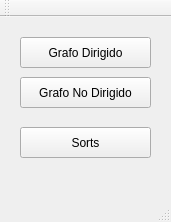
<?xml version="1.0" encoding="UTF-8"?>
<ui version="4.0">
 <class>MainWindow</class>
 <widget class="QMainWindow" name="MainWindow">
  <property name="geometry">
   <rect>
    <x>0</x>
    <y>0</y>
    <width>171</width>
    <height>222</height>
   </rect>
  </property>
  <property name="windowTitle">
   <string>MainWindow</string>
  </property>
  <widget class="QWidget" name="centralWidget">
   <widget class="QPushButton" name="pushButton">
    <property name="geometry">
     <rect>
      <x>20</x>
      <y>20</y>
      <width>131</width>
      <height>31</height>
     </rect>
    </property>
    <property name="text">
     <string>Grafo Dirigido</string>
    </property>
   </widget>
   <widget class="QPushButton" name="pushButton_2">
    <property name="geometry">
     <rect>
      <x>20</x>
      <y>60</y>
      <width>131</width>
      <height>31</height>
     </rect>
    </property>
    <property name="text">
     <string>Grafo No Dirigido</string>
    </property>
   </widget>
   <widget class="QPushButton" name="btnSorts">
    <property name="geometry">
     <rect>
      <x>20</x>
      <y>110</y>
      <width>131</width>
      <height>31</height>
     </rect>
    </property>
    <property name="text">
     <string>Sorts</string>
    </property>
   </widget>
  </widget>
  <widget class="QMenuBar" name="menuBar">
   <property name="geometry">
    <rect>
     <x>0</x>
     <y>0</y>
     <width>171</width>
     <height>27</height>
    </rect>
   </property>
  </widget>
  <widget class="QToolBar" name="mainToolBar">
   <attribute name="toolBarArea">
    <enum>TopToolBarArea</enum>
   </attribute>
   <attribute name="toolBarBreak">
    <bool>false</bool>
   </attribute>
  </widget>
  <widget class="QStatusBar" name="statusBar"/>
 </widget>
 <layoutdefault spacing="6" margin="11"/>
 <resources/>
 <connections/>
</ui>
